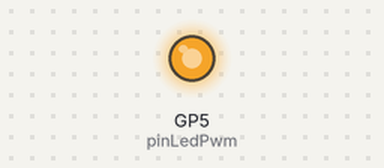
This program was run on a simulated Raspberry Pi Pico running MicroPython. Shown: output pins drawn as LEDs (lit = HIGH).

Above: at 0.1 s.
Timing chart, 0 to 1.6 s (numbered marks = the images above):
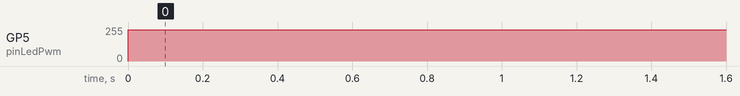

The program:

06PWM.py
```python
from machine import Pin, PWM
from utime import sleep

intTiempo = 50
pinLedPwm = PWM(Pin(5)) #crea objeto

pinLedPwm.freq(1000) #configura la frecuencia de trabajo del PWM

while True:
    pinLedPwm.duty_u16(60000) #Max a poner es el de 65535
```

Measured:
- by itself, GP5 (pinLedPwm): 0/255 → 233/255 at 0.00 s
